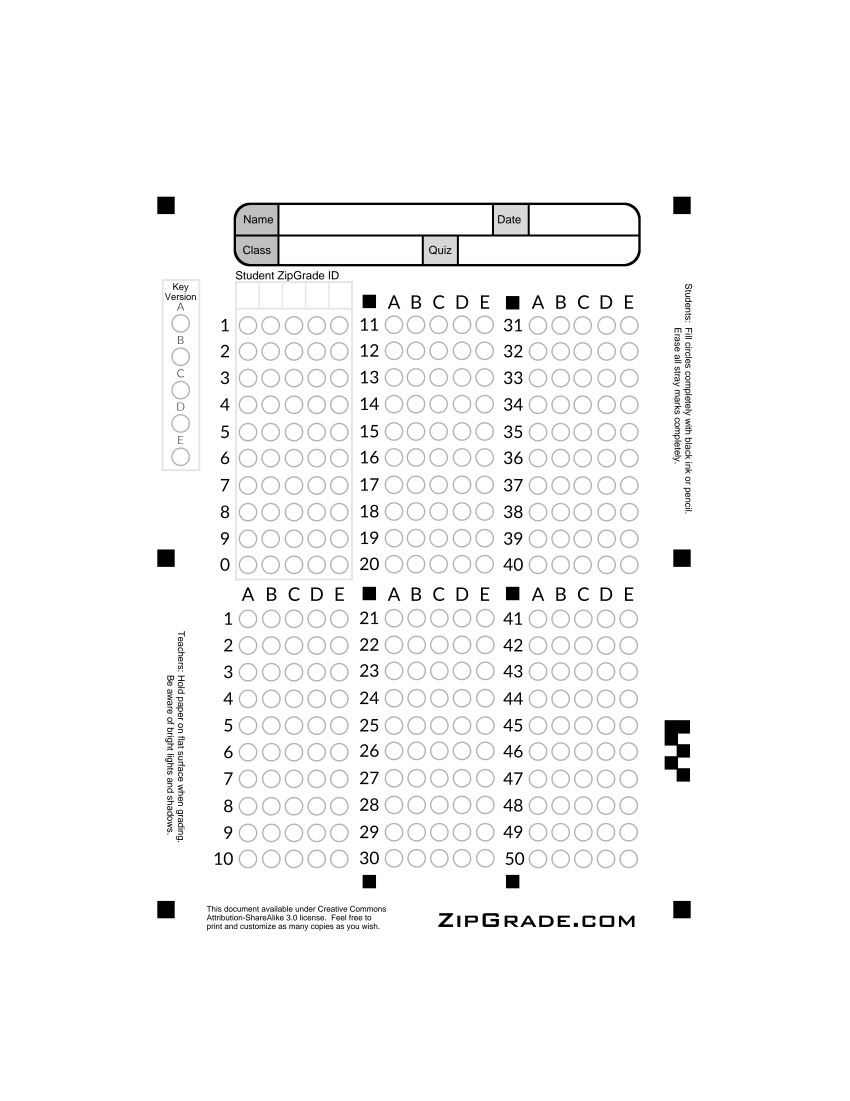
#> input picture omr_engine/ZipGrade50QuestionV2.png, 2550 x 3301 px (shown at 1/3 size)
$ python list_all_candidates.py
#> lines starting #> are read from the running program, lines starting #| are printed output that depends on the picture; after the words box and inside, x2 and y2 are one past the last pixel; in counts of white or black regions, pixels touching at a corner belong together
import cv2
import numpy as np
import os

def main():
    template_path = "ZipGrade50QuestionV2.png"
    if not os.path.exists(template_path):
        print("Template not found.")
        return

    image = cv2.imread(template_path)
#> image is the input picture: shape (3301, 2550, 3); min 0, max 255, mean 248.3
    corners = [[497.0, 615.0], [2045.0, 615.0], [497.0, 2728.0], [2045.0, 2728.0]]

    src_pts = np.array(corners, dtype=np.float32)
    dst_pts = np.array([
        [50, 50],
        [800, 50],
        [50, 1050],
        [800, 1050]
    ], dtype=np.float32)

    M = cv2.getPerspectiveTransform(src_pts, dst_pts)
    warped = cv2.warpPerspective(image, M, (850, 1100))
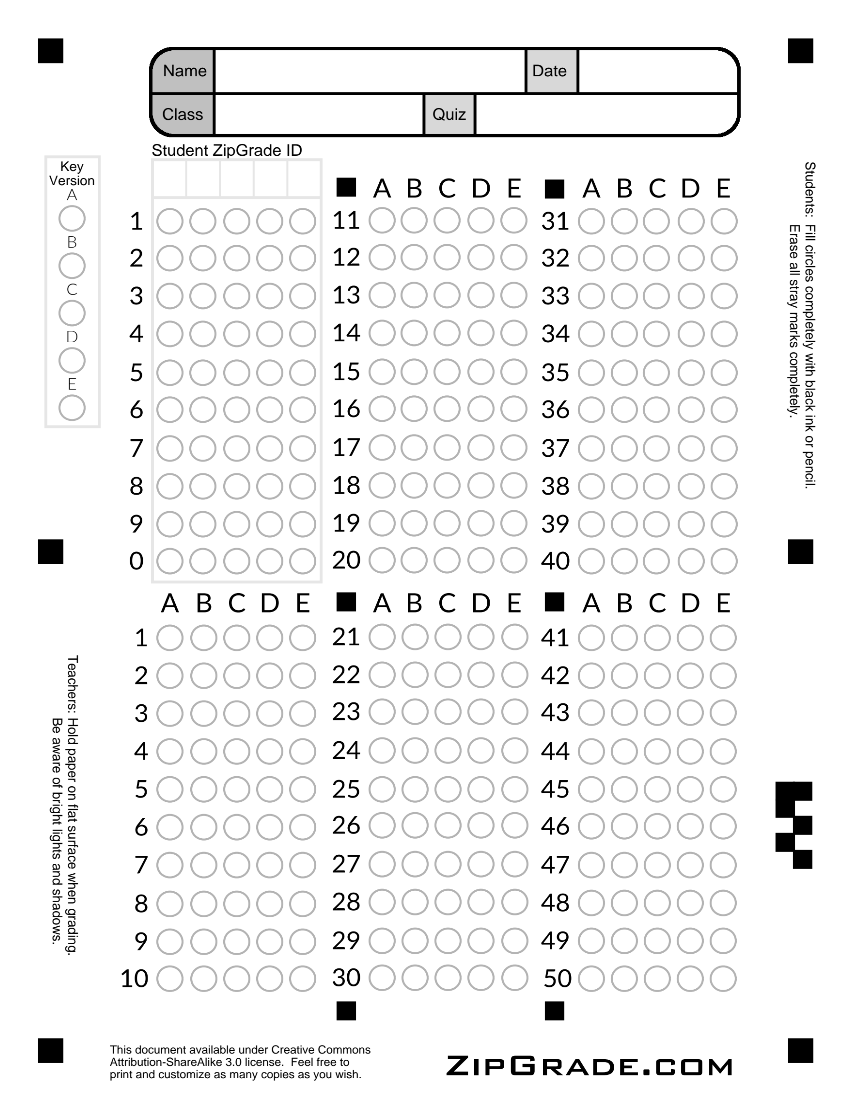
#> warped: shape (1100, 850, 3); min 0, max 255, mean 241.3

    gray = cv2.cvtColor(warped, cv2.COLOR_BGR2GRAY)
    blurred = cv2.GaussianBlur(gray, (5, 5), 0)
    thresh = cv2.adaptiveThreshold(
        blurred, 255, cv2.ADAPTIVE_THRESH_GAUSSIAN_C, cv2.THRESH_BINARY_INV, 15, 3
    )
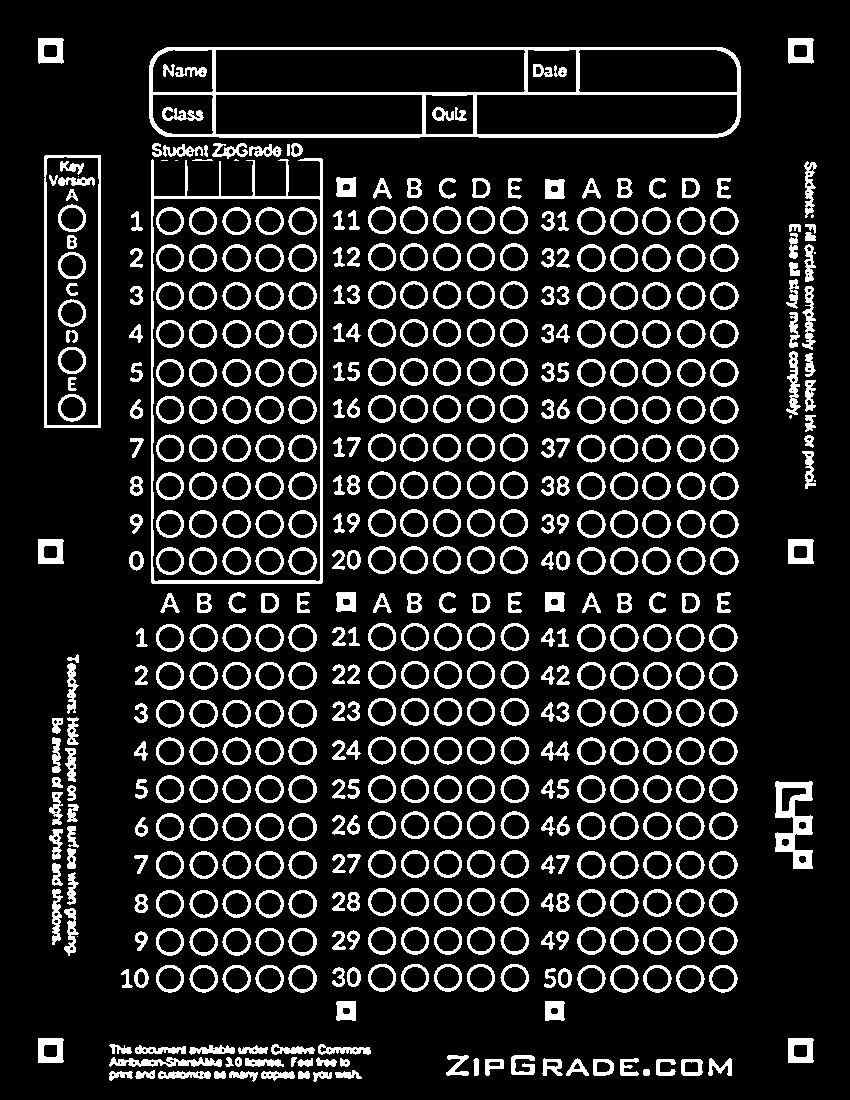
#> thresh: shape (1100, 850); 14.1% white; 546 white regions (9 under 20 px)

    contours, _ = cv2.findContours(thresh, cv2.RETR_EXTERNAL, cv2.CHAIN_APPROX_SIMPLE)
#> contours = 475 contours, 9 with area under 20; largest, box (x1, y1, x2, y2) and area: (151, 158, 323, 584) 66602, (149, 47, 741, 138) 52626, (44, 155, 101, 428) 15230, (775, 781, 813, 869) 1943, (577, 889, 606, 917) 591

    print(f"Total raw contours: {len(contours)}")
#| Total raw contours: 475

    candidates = []
    for c in contours:
        x, y, w, h = cv2.boundingRect(c)
        area = cv2.contourArea(c)
        aspect_ratio = float(w) / h if h > 0 else 0
        perimeter = cv2.arcLength(c, True)
        circularity = (4 * np.pi * area) / (perimeter * perimeter) if perimeter > 0 else 0

        # Broad range: w and h between 10 and 45
        if 10 <= w <= 45 and 10 <= h <= 45:
            cx = int(x + w / 2)
            cy = int(y + h / 2)
            candidates.append((cx, cy, w, h, area, circularity))
#> this loop made 475 passes
#> (x, y, w, h, area, aspect_ratio, perimeter, circularity) on passes 1, 3, 4, 7, 11, 12, 13, 14, 15, 16, 17, 18: (313, 1071, 19, 11, 91.5, 1.73, 64.87, 0.273), (261, 1071, 34, 10, 188.5, 3.4, 87.84, 0.307), (229, 1071, 29, 11, 125.5, 2.64, 94.67, 0.176), (109, 1071, 24, 10, 110, 2.4, 76.77, 0.235), (681, 1059, 22, 17, 320.5, 1.29, 70.73, 0.805), (656, 1059, 20, 17, 146.5, 1.18, 105.2, 0.166), (593, 1059, 21, 17, 296.5, 1.24, 66.73, 0.837), (485, 1059, 19, 17, 188, 1.12, 66.49, 0.534), (708, 1058, 24, 18, 172.5, 1.33, 117.2, 0.158), (620, 1058, 19, 18, 147.5, 1.06, 114.9, 0.14), (566, 1058, 23, 18, 169, 1.28, 70.77, 0.424), (542, 1058, 21, 18, 219, 1.17, 86.28, 0.37)
#> (x, y, w, h, area, aspect_ratio, perimeter, circularity) on passes 2, 5, 6, 8, 9, 10: (298, 1071, 12, 8, 65.5, 1.5, 36.73, 0.61), (214, 1071, 12, 8, 65, 1.5, 36.14, 0.625), (158, 1071, 53, 8, 269, 6.62, 141.1, 0.17), (335, 1070, 27, 9, 112, 3, 78.28, 0.23), (135, 1070, 20, 9, 95.5, 2.22, 60.87, 0.324), (643, 1069, 7, 7, 34, 1, 21.66, 0.911)

    candidates = sorted(candidates, key=lambda b: (b[1], b[0]))
    print(f"Found {len(candidates)} broad candidates.")
#| Found 429 broad candidates.

    # Print the ones on the far left (x < 150)
    print("\nLeft-most candidates (x < 150):")
    left_cands = [c for c in candidates if c[0] < 150]
    for i, c in enumerate(left_cands):
        print(f"L{i}: cx={c[0]}, cy={c[1]}, w={c[2]}, h={c[3]}, area={c[4]:.1f}, circ={c[5]:.2f}")
#> this loop made 36 passes
#> c on passes 1 to 12: (51, 51, 26, 26, 582.5, 0.733), (137, 221, 12, 20, 78.5, 0.232), (136, 258, 13, 20, 99, 0.175), (136, 295, 13, 19, 101, 0.167), (136, 333, 14, 19, 112.5, 0.522), (136, 372, 13, 20, 92, 0.157), (136, 409, 13, 20, 142, 0.547), (137, 448, 14, 20, 85, 0.229), (136, 486, 13, 20, 191, 0.707), (136, 524, 13, 20, 136, 0.509), (51, 551, 26, 25, 580.5, 0.756), (136, 561, 15, 20, 208, 0.85)
#| L0: cx=51, cy=51, w=26, h=26, area=582.5, circ=0.73
#| L1: cx=137, cy=221, w=12, h=20, area=78.5, circ=0.23
#| L2: cx=136, cy=258, w=13, h=20, area=99.0, circ=0.17
#| L3: cx=136, cy=295, w=13, h=19, area=101.0, circ=0.17
#| L4: cx=136, cy=333, w=14, h=19, area=112.5, circ=0.52
#| L5: cx=136, cy=372, w=13, h=20, area=92.0, circ=0.16
#| L6: cx=136, cy=409, w=13, h=20, area=142.0, circ=0.55
#| L7: cx=137, cy=448, w=14, h=20, area=85.0, circ=0.23
#> (further printed lines are left out)

    # Print the coordinates of some middle candidates
    print("\nMiddle candidates (x between 350 and 400, y between 200 and 600):")
    mid_cands = [c for c in candidates if 350 <= c[0] <= 400 and 200 <= c[1] <= 600]
    for i, c in enumerate(mid_cands[:20]):
        print(f"M{i}: cx={c[0]}, cy={c[1]}, w={c[2]}, h={c[3]}, area={c[4]:.1f}, circ={c[5]:.2f}")
#> this loop made 20 passes
#> c on passes 1 to 12: (354, 220, 12, 20, 78, 0.247), (382, 220, 28, 28, 584, 0.897), (353, 257, 13, 20, 103, 0.182), (382, 257, 28, 28, 584.5, 0.91), (353, 294, 13, 19, 99.5, 0.166), (382, 295, 28, 28, 581.5, 0.905), (353, 332, 15, 19, 113.5, 0.474), (382, 333, 28, 28, 580, 0.891), (353, 371, 13, 19, 88.5, 0.159), (382, 372, 28, 28, 583.5, 0.908), (353, 408, 13, 20, 141, 0.543), (382, 409, 28, 28, 585, 0.899)
#| M0: cx=354, cy=220, w=12, h=20, area=78.0, circ=0.25
#| M1: cx=382, cy=220, w=28, h=28, area=584.0, circ=0.90
#| M2: cx=353, cy=257, w=13, h=20, area=103.0, circ=0.18
#| M3: cx=382, cy=257, w=28, h=28, area=584.5, circ=0.91
#| M4: cx=353, cy=294, w=13, h=19, area=99.5, circ=0.17
#| M5: cx=382, cy=295, w=28, h=28, area=581.5, circ=0.91
#| M6: cx=353, cy=332, w=15, h=19, area=113.5, circ=0.47
#| M7: cx=382, cy=333, w=28, h=28, area=580.0, circ=0.89
#> (further printed lines are left out)

if __name__ == "__main__":
    main()

$ run again, with omr_engine/debug_all_hough.png copied over omr_engine/ZipGrade50QuestionV2.png
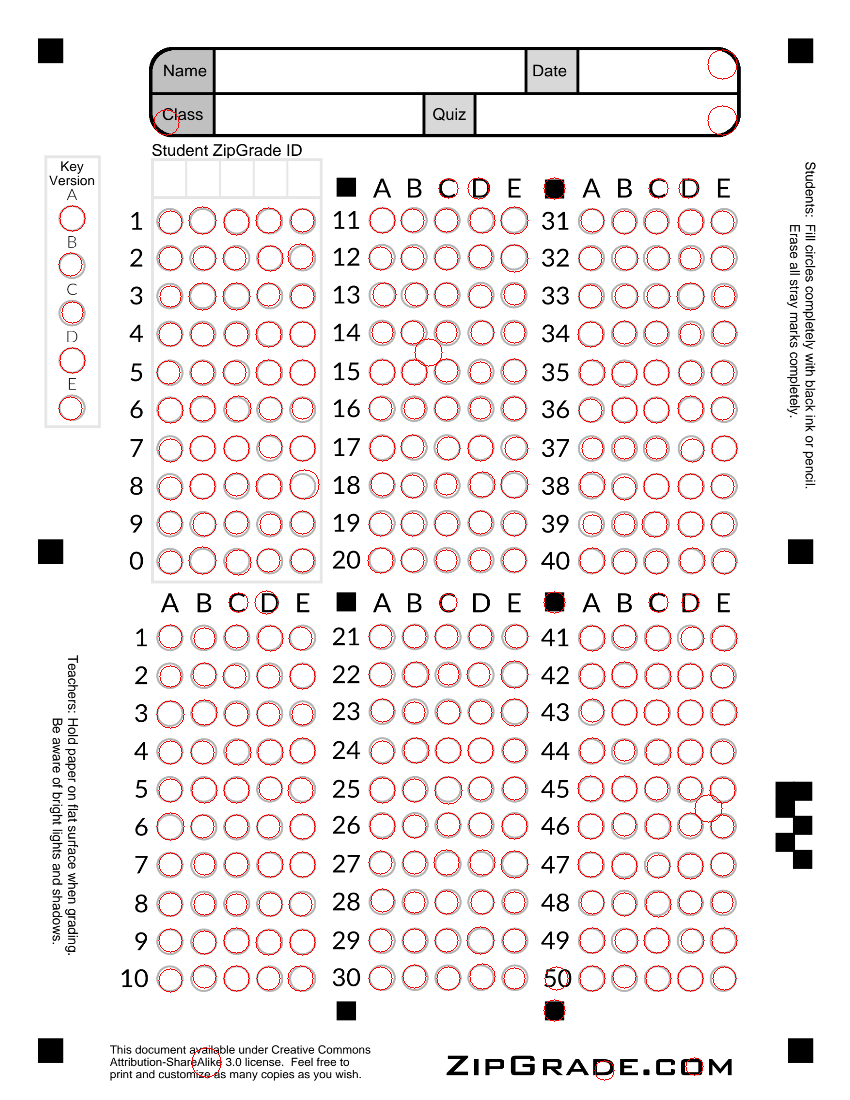
#> input picture omr_engine/debug_all_hough.png, 850 x 1100 px
#> in main, image is the input picture: shape (1100, 850, 3); mean B, G, R 236.4, 236.4, 242.3
#> in main, `warped = cv2.warpPerspective(image, M, (850, 1100))`:
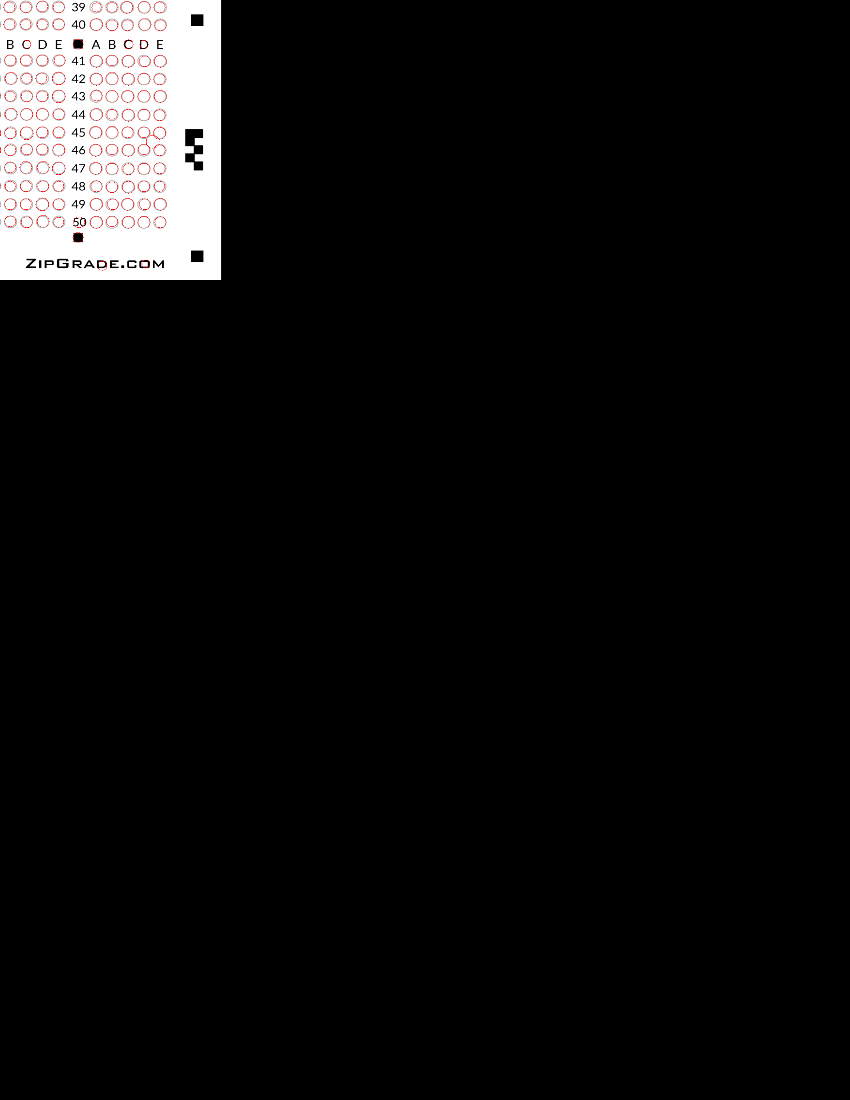
#> warped: shape (1100, 850, 3); mean B, G, R 15.6, 15.6, 16.1
#> in main, `thresh = cv2.adaptiveThreshold( blurred, 255, cv2.ADAPTIVE_THRESH_GAUS..`:
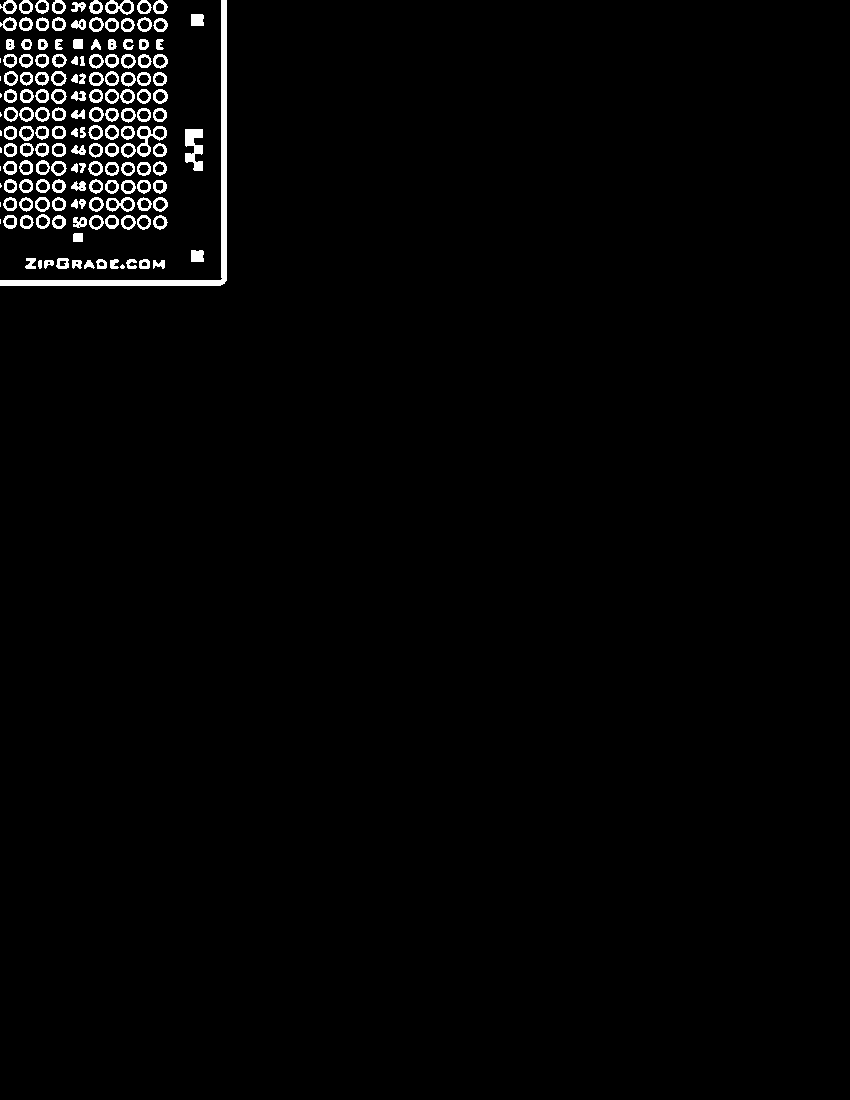
#> thresh: shape (1100, 850); 1.9% white; 158 white regions (11 under 20 px)
#> contours = 158 contours, 11 with area under 20; largest, box (x1, y1, x2, y2) and area: (0, 0, 227, 286) 2516, (137, 126, 167, 157) 432, (185, 129, 203, 171) 418, (106, 197, 135, 212) 284, (105, 0, 134, 15) 284
#| Total raw contours: 158
#> the loop in main, `for c in contours:` made 158 passes
#> (x, y, w, h, area, aspect_ratio, perimeter, circularity) on passes 7, 8, 10, 11, 12, 13, 16, 17: (139, 259, 11, 10, 83, 1.1, 34.49, 0.877), (126, 259, 11, 10, 50.5, 1.1, 49.21, 0.262), (96, 259, 11, 10, 76.5, 1.1, 33.9, 0.837), (56, 258, 13, 11, 107, 1.18, 41.31, 0.788), (25, 258, 11, 11, 61.5, 1, 49.56, 0.315), (191, 250, 13, 12, 125.5, 1.08, 47.07, 0.712), (73, 217, 14, 11, 92.5, 1.27, 58.04, 0.345), (153, 215, 15, 15, 141.5, 1, 46.04, 0.839)
#| Found 125 broad candidates.
#> the loop in main, `for i, c in enumerate(left_cands):` made 110 passes
#> c on passes 1 to 8: (8, 7, 17, 14, 142.5, 0.595), (26, 7, 14, 14, 138, 0.904), (42, 7, 14, 14, 135, 0.884), (59, 7, 14, 14, 138.5, 0.883), (78, 7, 15, 10, 70, 0.286), (96, 7, 14, 14, 132, 0.865), (119, 7, 29, 15, 283.5, 0.462), (144, 7, 15, 14, 143.5, 0.882)
#> (printed output is left out)
